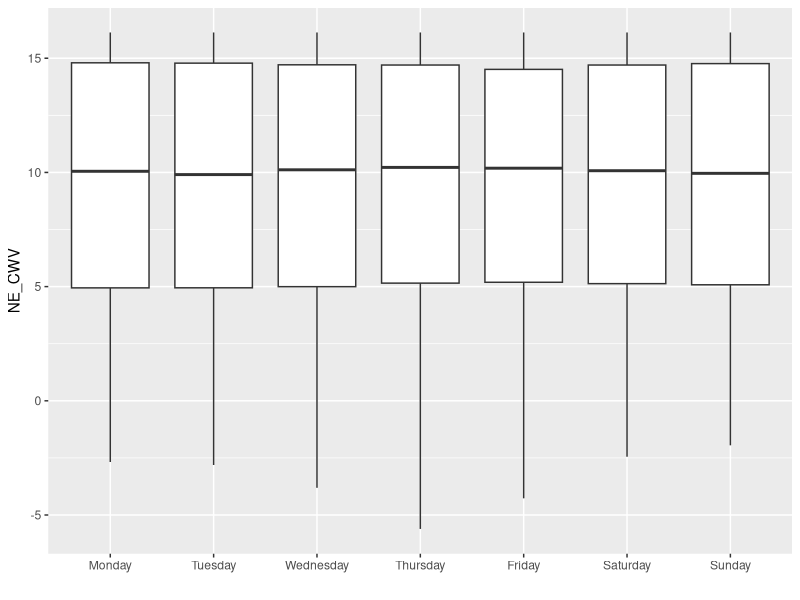
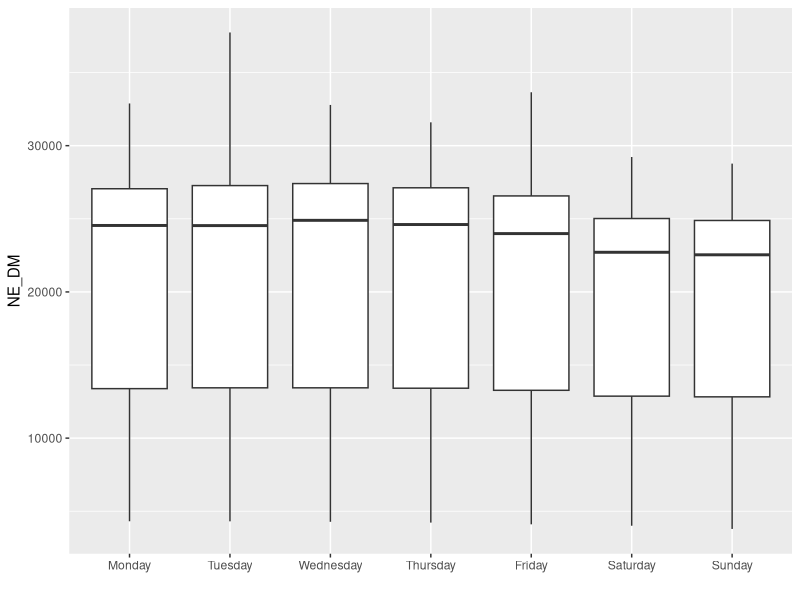

Source code (R) for these figures, in order: (Note: this script raises an error after producing the figures.)
## ---- chunk 1
knitr::opts_chunk$set(cache=TRUE,
                      message=FALSE, warning=FALSE,
                      fig.path='figs/',
                      cache.path = '_cache/',
                      fig.process = function(x) {
                      x2 = sub('-\\d+([.][a-z]+)$', '\\1', x)
                      if (file.rename(x, x2)) x2 else x
                      })
## ---- chunk 2
library(ggplot2) ## Need to load all this stuff
all_data = read.csv("data_for_daniel.csv", header = TRUE)
data = all_data[,c(1,2,14,20)]
#install.packages("lubridate")
#install.packages("zoo")
library(lubridate)
library(ggplot2)
library(tidyr)
library(plyr)
library(dplyr)
library(zoo)
## Check lubridate is working
dmy(data$Date[1])
## Find the NA values in the data and remove
which(is.na(data))
data[which(is.na(data)),]
which(is.na(data$Day))
which(is.na(data$Date))
which(is.na(data$NE_CWV))
which(is.na(data$NE_DM))
data[3103,]
data = data[-3103,]
which(duplicated(data$Date))
## No duplicated dates in the data
## Check negative values
which(data$NE_CWV<0)
which(data$NE_DM<0)
## Some values where the CWV is less than 0
data[which(data$NE_CWV<0),]
## All dates within November - March so likely just particularly bad winter weather
## Set the Date column in the correct format
data$Date = dmy(data$Date)
## ---- chunk 3
library(grid)
library(gridExtra)
## ---- chunk 4
## Create box plots of the data with the days in order Monday-Sunday
level_order = c("Monday", "Tuesday", "Wednesday", "Thursday", "Friday", "Saturday", "Sunday")
ggplot(data = data) + 
  geom_boxplot(mapping = aes(x = factor(Day, level = level_order), y = NE_CWV))+
  xlab("")
## ---- chunk 5
ggplot(data = data) + 
  geom_boxplot(mapping = aes(x = factor(Day, level = level_order), y = NE_DM)) + 
  xlab("")
## ---- chunk 6
## Import the holiday dates
holidays = read.csv("holidays.csv", header = TRUE)
which(is.na(holidays))  ## No missing values
bank_holidays = holidays[which(holidays$Bank.Holiday==TRUE),]
## Need to change the date column for the data frame so they are in the same format
bank_holidays$Date = ymd(bank_holidays$Date)
# bank_hols_data = match_df(data, bank_holidays)    Probably not needed
data = join(data, bank_holidays, by = "Date")
data$Holiday = NULL
data$Type = NULL
data$Bank.Holiday = replace_na(data$Bank.Holiday,"FALSE")
data$Bank.Holiday.2 = as.integer(as.logical(data$Bank.Holiday))

# Change to 0 or 1 for weekday/weekend
data$Weekend = 0
data$Weekend[which(data$Day=="Saturday"|data$Day=="Sunday")] = 1

## Check no bank holidays fall on weekends
which(data$Bank.Holiday.2==1&data$Day.2==1) # All fine here

data$log_NE_DM = log(data$NE_DM)
## ---- chunk 7
## Line graph showing demand with points over the top for bank holidays
ggplot(data = data, mapping = aes(x = Date, y = NE_DM)) + 
  geom_line(data = data[which(data$Bank.Holiday==FALSE),], aes(colour = factor(Bank.Holiday)), lwd = 0.35) + 
  geom_point(data = data[which(data$Bank.Holiday==TRUE),], aes(shape = factor(Bank.Holiday))) + 
  theme(legend.position = "bottom") + 
  labs(colour = "legend") + 
  scale_colour_discrete(name = "", breaks = c("TRUE", "FALSE"), 
                        labels = c("Bank holiday", "Non-bank holiday"),
                        type = c("royalblue", "black")) +
  scale_shape_discrete(name = "", breaks = c("TRUE", "FALSE"), 
                       labels = c("Bank holiday", "Non-bank holiday"))
## ---- chunk 8
## Plot each year over the top of each other
data$Day_of_year = yday(data$Date)
ggplot(data = data, aes(Day_of_year, NE_DM, group = factor(year(Date)),
                        colour = factor(year(Date)))) + geom_line() +
  scale_colour_brewer(palette = "Paired", name = "Year") + 
  xlab("Day of the year")
## ---- chunk 9
## Boxplots showing the difference in demand between bank hols and non-bank hols
ggplot(data = data) + geom_boxplot(mapping = aes(x = Bank.Holiday, y = NE_DM),
                                   fill = c("royalblue", "darkgrey")) + xlab("") + 
  scale_x_discrete(labels = c("FALSE" = "Non-bank holiday", "TRUE" = "Bank holiday"))

## ---- chunk 10
## Scatter plot for CWV vs DM
ggplot(data = data) + geom_point(mapping = aes(x = NE_CWV, y = NE_DM), size = 0.4)
## ---- chunk 11
## Plot the CWV and DM together
DM_CWV_ratio = data$NE_DM[1]/data$NE_CWV[1]
ggplot(data = data, aes(x = Date)) + 
  geom_line(mapping = aes(y = NE_DM, color = "NE_DM")) + 
  geom_line(mapping = aes(y = NE_CWV*DM_CWV_ratio, color = "NE_CWV")) + 
  scale_y_continuous(sec.axis = sec_axis(trans = ~./DM_CWV_ratio, name = "NE_CWV")) +
  theme(legend.title = element_blank(), legend.position = "right") +
  scale_color_manual(values = c("NE_CWV" = "darkgrey", "NE_DM" = "purple"))
## ---- chunk 12
cor(data$NE_CWV, data$NE_DM)
cor.test(data$NE_CWV, data$NE_DM)
## ---- chunk 13
acf(data$NE_DM, lag.max = 40, main = "NE_DM acf")
## ---- chunk 14
## Create box plots of the data with the days in order Monday-Sunday
level_order = c("Monday", "Tuesday", "Wednesday", "Thursday", "Friday", "Saturday", "Sunday")
ggplot(data = data) + 
  geom_boxplot(mapping = aes(x = factor(Day, level = level_order), y = NE_CWV))+
  xlab("")
## ---- chunk 15
ggplot(data = data) + 
  geom_boxplot(mapping = aes(x = factor(Day, level = level_order), y = NE_DM)) + 
  xlab("")
## ---- chunk 16
## Line graph showing demand with points over the top for bank holidays
ggplot(data = data, mapping = aes(x = Date, y = NE_DM)) + 
  geom_line(data = data[which(data$Bank.Holiday==FALSE),], aes(colour = factor(Bank.Holiday)), lwd = 0.35) + 
  geom_point(data = data[which(data$Bank.Holiday==TRUE),], aes(shape = factor(Bank.Holiday))) + 
  theme(legend.position = "bottom") + 
  labs(colour = "legend") + 
  scale_colour_discrete(name = "", breaks = c("TRUE", "FALSE"), 
                        labels = c("Bank holiday", "Non-bank holiday"),
                        type = c("royalblue", "black")) +
  scale_shape_discrete(name = "", breaks = c("TRUE", "FALSE"), 
                       labels = c("Bank holiday", "Non-bank holiday"))
## ---- chunk 17
## Plot each year over the top of each other
data$Day_of_year = yday(data$Date)
ggplot(data = data, aes(Day_of_year, NE_DM, group = factor(year(Date)),
                        colour = factor(year(Date)))) + geom_line() +
  scale_colour_brewer(palette = "Paired", name = "Year") + 
  xlab("Day of the year")
## ---- chunk 18
## Boxplots showing the difference in demand between bank hols and non-bank hols
ggplot(data = data) + geom_boxplot(mapping = aes(x = Bank.Holiday, y = NE_DM),
                                   fill = c("royalblue", "darkgrey")) + xlab("") + 
  scale_x_discrete(labels = c("FALSE" = "Non-bank holiday", "TRUE" = "Bank holiday"))
## ---- chunk 19
## Scatter plot for CWV vs DM
ggplot(data = data) + geom_point(mapping = aes(x = NE_CWV, y = NE_DM), size = 0.4)
## ---- chunk 20
## Plot the CWV and DM together
DM_CWV_ratio = data$NE_DM[1]/data$NE_CWV[1]
ggplot(data = data, aes(x = Date)) + 
  geom_line(mapping = aes(y = NE_DM, color = "NE_DM")) + 
  geom_line(mapping = aes(y = NE_CWV*DM_CWV_ratio, color = "NE_CWV")) + 
  scale_y_continuous(sec.axis = sec_axis(trans = ~./DM_CWV_ratio, name = "NE_CWV")) +
  theme(legend.title = element_blank(), legend.position = "right") +
  scale_color_manual(values = c("NE_CWV" = "darkgrey", "NE_DM" = "purple"))
## ---- chunk 21
acf(data$NE_DM, lag.max = 40, main = "NE_DM acf")
